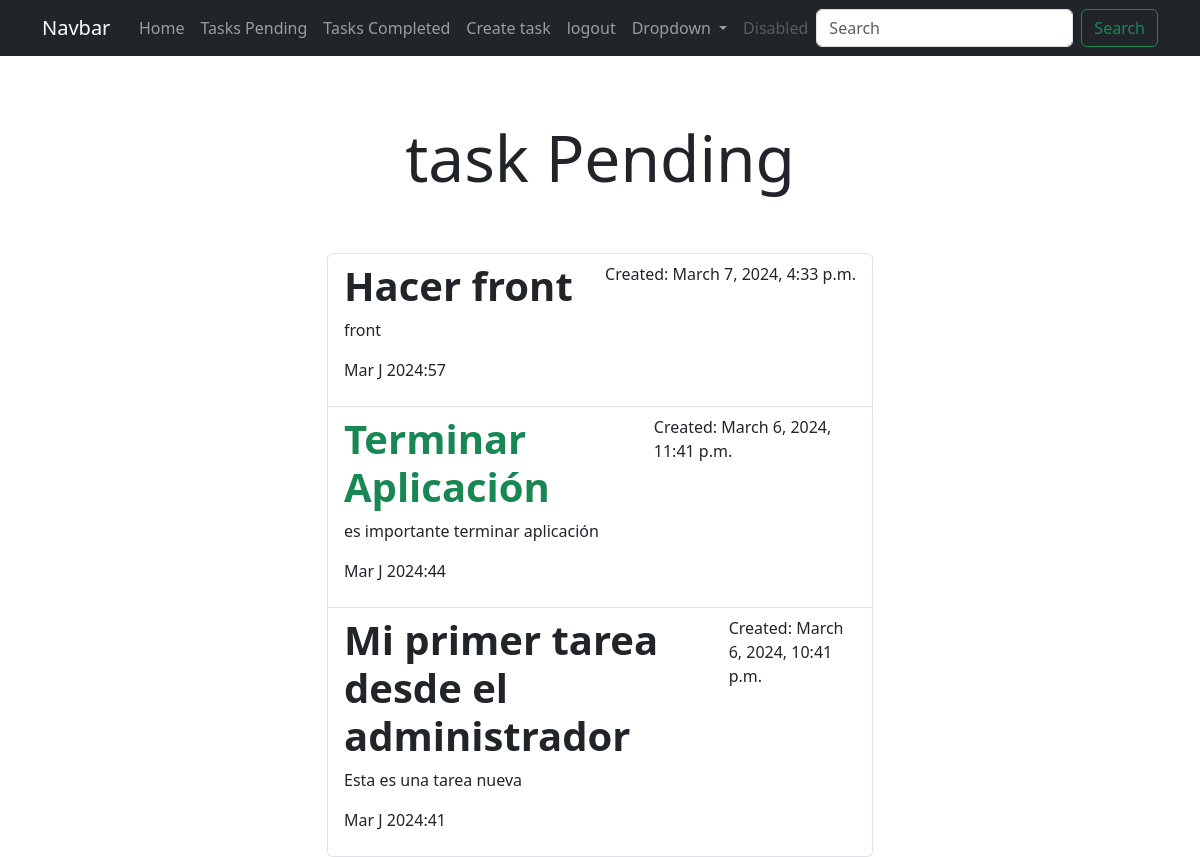
The app's page /tasks_completed (signed in) with its own data.
### tasks/models.py (models this page shows, shortened)
class Task(models.Model):
    title = models.CharField(max_length=100) # max length of 100 characters
    description = models.TextField(blank=True) # blank and null are optional
    created  = models.DateTimeField(auto_now_add=True) # auto_now_add is the date and time of creation
    datecompleted = models.DateTimeField(null=True, blank=True) # null and blank are optional
    important = models.BooleanField(default=False) # default is false
    user = models.ForeignKey(User, on_delete= models.CASCADE) # on_delete is what happens when the user is deleted

### tasks/views.py (the view)
# urls.py: path("tasks_completed", views.tasks_completed, name="tasks_completed"),
@login_required
def tasks_completed(request):
    tasks = Task.objects.filter(user=request.user, datecompleted__isnull=False).order_by("-datecompleted")
    return render(request, "tasks.html", {"tasks": tasks})

### tasks/templates/tasks.html
{% extends "base.html" %}
{% block content %}
<main class="container">
    <div class="row">
        <div class="col-md-6 offset-md-3">
            <h1 class="text-center display-3 py-5"> task Pending </h1>
            <ul class="list-group">
                {% for task in tasks %}
                <a class="list-group-item" href="{% url 'task_detail' task.id %}">
                    <header class="d-flex justify-content-between">
                        {% if task.important %}
                        <h1 class="fw-bold text-success"> {{ task.title }}</h1>
                        <p>Created: {{task.created}}</p>
                        {% else %}
                        <h1 class="fw-bold"> {{ task.title }}</h1>
                        <p>Created: {{task.created}}</p>
                        {% endif %}
                    </header>
                    <p>{{task.description}}</p>
                    <p>{{ task.datecompleted|date:'M J Y:i' }}</p>
                </a>
                {% endfor %}
            </ul>
        </div>
    </div>
</main>
{% endblock content %}

### records on screen
Task: title "Hacer front", created "March 7, 2024, 4:33 p.m.", description "front", datecompleted "Mar J 2024:57"
Task: title "Terminar Aplicación", created "March 6, 2024, 11:41 p.m.", description "es importante terminar aplicación", datecompleted "Mar J 2024:44"
Task: title "Mi primer tarea desde el administrador", created "March 6, 2024, 10:41 p.m.", description "Esta es una tarea nueva", datecompleted "Mar J 2024:41"
